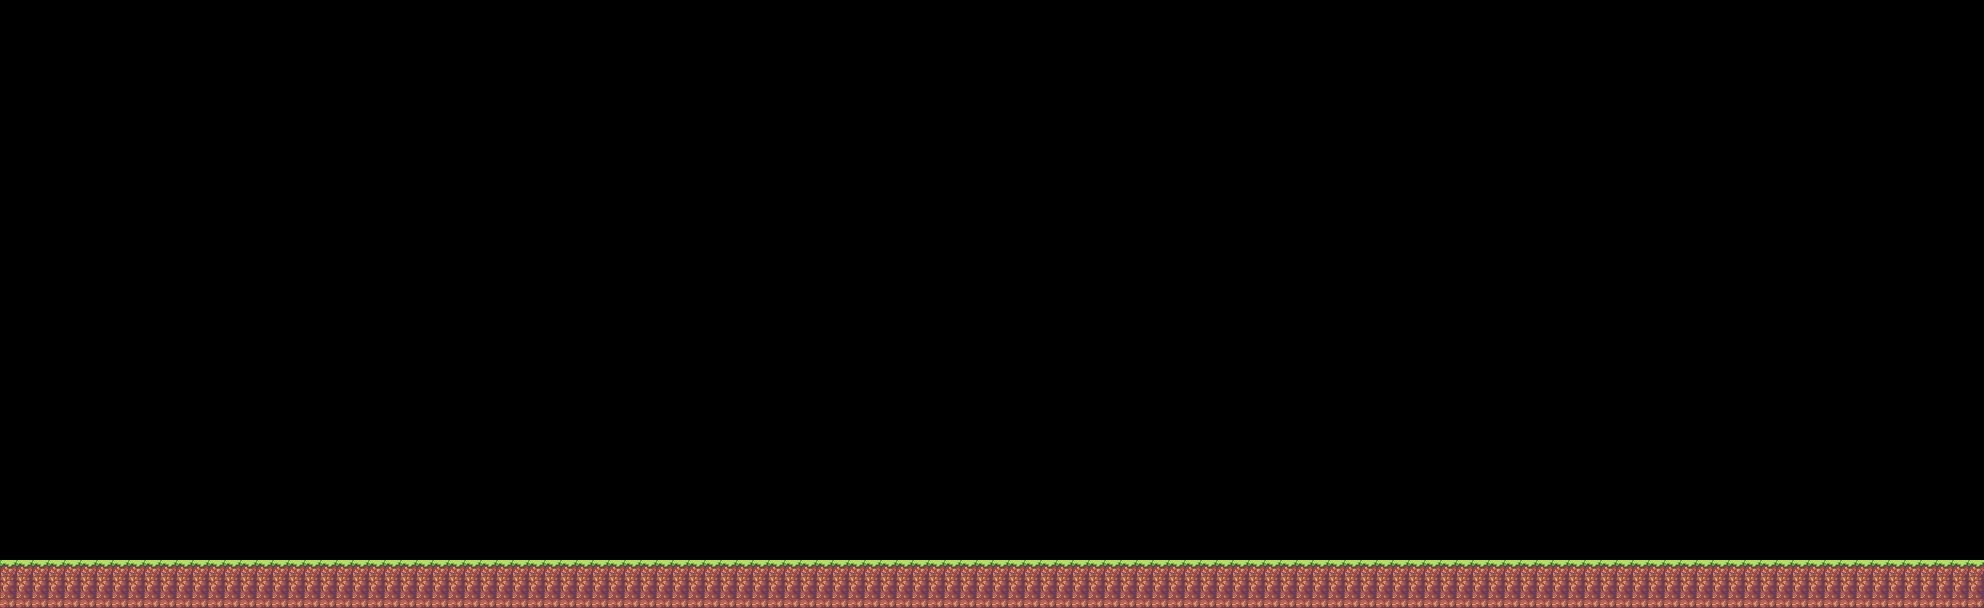

This is a level from a 2D game, rendered from its Tiled map with the project's own tilesets. A one-line summary and the map file follow, with tile-layer data summarised:
An orthogonal 124x38 tile map with 16x16 px tiles, 2 tile layers (BackgroundLayer, GroundLayer).

<map version="1.0" tiledversion="1.0.1" orientation="orthogonal" renderorder="right-down" width="124" height="38" tilewidth="16" tileheight="16" nextobjectid="1">
 <tileset firstgid="1" name="sunnyLand" tilewidth="16" tileheight="16" tilecount="575" columns="25">
  <image source="images/tileset.png" width="400" height="368" />
 </tileset>
 <layer name="BackgroundLayer" width="124" height="38">
  <data>[4712 cells, 0 non-empty, 0 distinct tile ids]</data>
 </layer>
 <layer name="GroundLayer" width="124" height="38">
  <data>[4712 cells, 372 non-empty, 3 distinct tile ids]</data>
 </layer>
</map>
